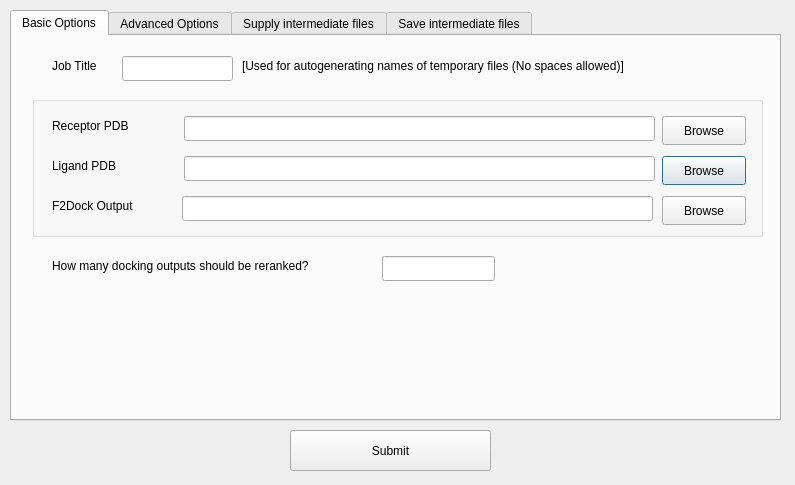
<ui version="4.0" >
 <class>rerankUI</class>
 <widget class="QDialog" name="rerankUI" >
  <property name="geometry" >
   <rect>
    <x>0</x>
    <y>0</y>
    <width>795</width>
    <height>485</height>
   </rect>
  </property>
  <property name="windowTitle" >
   <string>Submit Reranking Job</string>
  </property>
  <widget class="QTabWidget" name="rerankingTabs" >
   <property name="geometry" >
    <rect>
     <x>10</x>
     <y>10</y>
     <width>771</width>
     <height>411</height>
    </rect>
   </property>
   <property name="currentIndex" >
    <number>0</number>
   </property>
   <widget class="QWidget" name="tab" >
    <attribute name="title" >
     <string>Basic Options</string>
    </attribute>
    <widget class="QGroupBox" name="groupBox" >
     <property name="geometry" >
      <rect>
       <x>20</x>
       <y>60</y>
       <width>731</width>
       <height>141</height>
      </rect>
     </property>
     <property name="title" >
      <string/>
     </property>
     <widget class="QLabel" name="label" >
      <property name="geometry" >
       <rect>
        <x>20</x>
        <y>20</y>
        <width>131</width>
        <height>20</height>
       </rect>
      </property>
      <property name="whatsThis" >
       <string>Name of the PDB file for the static molecule</string>
      </property>
      <property name="text" >
       <string>Receptor PDB</string>
      </property>
     </widget>
     <widget class="QLabel" name="label_2" >
      <property name="geometry" >
       <rect>
        <x>20</x>
        <y>60</y>
        <width>131</width>
        <height>20</height>
       </rect>
      </property>
      <property name="whatsThis" >
       <string>Name of the PDB file for the moving molecule</string>
      </property>
      <property name="text" >
       <string>Ligand PDB</string>
      </property>
     </widget>
     <widget class="QLabel" name="label_3" >
      <property name="geometry" >
       <rect>
        <x>20</x>
        <y>100</y>
        <width>121</width>
        <height>20</height>
       </rect>
      </property>
      <property name="whatsThis" >
       <string>F2Dock's output. The results found in the output file is reranked in GB-rerank using GB solvation energy. Outputs from other docking software can also be reranked after converting them to a similar format. Visit our website for scripts which can perform such conversions.</string>
      </property>
      <property name="text" >
       <string>F2Dock Output</string>
      </property>
     </widget>
     <widget class="QLineEdit" name="receptorPDBTextBox" >
      <property name="geometry" >
       <rect>
        <x>152</x>
        <y>20</y>
        <width>471</width>
        <height>25</height>
       </rect>
      </property>
      <property name="readOnly" >
       <bool>false</bool>
      </property>
     </widget>
     <widget class="QPushButton" name="ligandPDBButton" >
      <property name="geometry" >
       <rect>
        <x>630</x>
        <y>60</y>
        <width>84</width>
        <height>29</height>
       </rect>
      </property>
      <property name="text" >
       <string>Browse</string>
      </property>
     </widget>
     <widget class="QLineEdit" name="ligandPDBTextBox" >
      <property name="geometry" >
       <rect>
        <x>152</x>
        <y>60</y>
        <width>471</width>
        <height>25</height>
       </rect>
      </property>
      <property name="readOnly" >
       <bool>false</bool>
      </property>
     </widget>
     <widget class="QPushButton" name="receptorPDBButton" >
      <property name="geometry" >
       <rect>
        <x>630</x>
        <y>20</y>
        <width>84</width>
        <height>29</height>
       </rect>
      </property>
      <property name="text" >
       <string>Browse</string>
      </property>
     </widget>
     <widget class="QLineEdit" name="dockingOutputTextBox" >
      <property name="geometry" >
       <rect>
        <x>150</x>
        <y>100</y>
        <width>471</width>
        <height>25</height>
       </rect>
      </property>
      <property name="readOnly" >
       <bool>true</bool>
      </property>
     </widget>
     <widget class="QPushButton" name="dockingOutputButton" >
      <property name="geometry" >
       <rect>
        <x>630</x>
        <y>100</y>
        <width>84</width>
        <height>29</height>
       </rect>
      </property>
      <property name="text" >
       <string>Browse</string>
      </property>
     </widget>
    </widget>
    <widget class="QLineEdit" name="titleTextBox" >
     <property name="geometry" >
      <rect>
       <x>110</x>
       <y>20</y>
       <width>111</width>
       <height>25</height>
      </rect>
     </property>
    </widget>
    <widget class="QLabel" name="label_4" >
     <property name="geometry" >
      <rect>
       <x>40</x>
       <y>20</y>
       <width>71</width>
       <height>20</height>
      </rect>
     </property>
     <property name="whatsThis" >
      <string>Used for autogenerating names of temporary files (No spaces allowed)</string>
     </property>
     <property name="text" >
      <string>Job Title </string>
     </property>
    </widget>
    <widget class="QLabel" name="label_5" >
     <property name="geometry" >
      <rect>
       <x>230</x>
       <y>20</y>
       <width>481</width>
       <height>20</height>
      </rect>
     </property>
     <property name="text" >
      <string>[Used for autogenerating names of temporary files (No spaces allowed)]</string>
     </property>
    </widget>
    <widget class="QLabel" name="label_6" >
     <property name="geometry" >
      <rect>
       <x>40</x>
       <y>220</y>
       <width>331</width>
       <height>20</height>
      </rect>
     </property>
     <property name="whatsThis" >
      <string>Number of docking (top) outputs to be rearanked</string>
     </property>
     <property name="text" >
      <string>How many docking outputs should be reranked?</string>
     </property>
    </widget>
    <widget class="QLineEdit" name="numSolTextBox" >
     <property name="geometry" >
      <rect>
       <x>370</x>
       <y>220</y>
       <width>113</width>
       <height>25</height>
      </rect>
     </property>
     <property name="maxLength" >
      <number>5</number>
     </property>
    </widget>
   </widget>
   <widget class="QWidget" name="tab_2" >
    <attribute name="title" >
     <string>Advanced Options</string>
    </attribute>
    <widget class="QGroupBox" name="groupBox_2" >
     <property name="geometry" >
      <rect>
       <x>20</x>
       <y>10</y>
       <width>361</width>
       <height>161</height>
      </rect>
     </property>
     <property name="title" >
      <string>Weights</string>
     </property>
     <widget class="QLabel" name="label_7" >
      <property name="geometry" >
       <rect>
        <x>20</x>
        <y>30</y>
        <width>251</width>
        <height>20</height>
       </rect>
      </property>
      <property name="whatsThis" >
       <string>See parameter description (available with the software) and/or the paper for details</string>
      </property>
      <property name="text" >
       <string>Solvation Energy (Polar) Weight</string>
      </property>
     </widget>
     <widget class="QLabel" name="label_8" >
      <property name="geometry" >
       <rect>
        <x>20</x>
        <y>70</y>
        <width>271</width>
        <height>20</height>
       </rect>
      </property>
      <property name="whatsThis" >
       <string>See parameter description (available with the software) and/or the paper for details</string>
      </property>
      <property name="text" >
       <string>Solvation Energy (Non- Polar) Weight</string>
      </property>
     </widget>
     <widget class="QLabel" name="label_9" >
      <property name="geometry" >
       <rect>
        <x>20</x>
        <y>110</y>
        <width>271</width>
        <height>20</height>
       </rect>
      </property>
      <property name="whatsThis" >
       <string>See parameter description (available with the software) and/or the paper for details</string>
      </property>
      <property name="text" >
       <string>On-the-fly Docking Score Weight (*)</string>
      </property>
     </widget>
     <widget class="QLineEdit" name="polarWeightTextBox" >
      <property name="geometry" >
       <rect>
        <x>280</x>
        <y>30</y>
        <width>61</width>
        <height>25</height>
       </rect>
      </property>
      <property name="maxLength" >
       <number>6</number>
      </property>
     </widget>
     <widget class="QLineEdit" name="nonPolarWeightTextBox" >
      <property name="geometry" >
       <rect>
        <x>280</x>
        <y>70</y>
        <width>61</width>
        <height>25</height>
       </rect>
      </property>
      <property name="maxLength" >
       <number>6</number>
      </property>
     </widget>
     <widget class="QLineEdit" name="dockWeightTextBox" >
      <property name="geometry" >
       <rect>
        <x>280</x>
        <y>110</y>
        <width>61</width>
        <height>25</height>
       </rect>
      </property>
      <property name="maxLength" >
       <number>6</number>
      </property>
     </widget>
    </widget>
    <widget class="QGroupBox" name="groupBox_3" >
     <property name="geometry" >
      <rect>
       <x>400</x>
       <y>10</y>
       <width>351</width>
       <height>161</height>
      </rect>
     </property>
     <property name="title" >
      <string>Approximation Error </string>
     </property>
     <widget class="QLabel" name="label_11" >
      <property name="geometry" >
       <rect>
        <x>20</x>
        <y>30</y>
        <width>251</width>
        <height>20</height>
       </rect>
      </property>
      <property name="whatsThis" >
       <string>See parameter description (available with the software) and/or the paper for details</string>
      </property>
      <property name="text" >
       <string>Born Radii (%) Error Bound </string>
      </property>
     </widget>
     <widget class="QLabel" name="label_12" >
      <property name="geometry" >
       <rect>
        <x>20</x>
        <y>70</y>
        <width>251</width>
        <height>20</height>
       </rect>
      </property>
      <property name="whatsThis" >
       <string>See parameter description (available with the software) and/or the paper for details</string>
      </property>
      <property name="text" >
       <string>Polarization Energy (%) Error Bound </string>
      </property>
     </widget>
     <widget class="QLineEdit" name="bornErrorTextBox" >
      <property name="geometry" >
       <rect>
        <x>270</x>
        <y>30</y>
        <width>61</width>
        <height>25</height>
       </rect>
      </property>
      <property name="maxLength" >
       <number>6</number>
      </property>
     </widget>
     <widget class="QLineEdit" name="gpolErrorTextBox" >
      <property name="geometry" >
       <rect>
        <x>270</x>
        <y>70</y>
        <width>61</width>
        <height>25</height>
       </rect>
      </property>
      <property name="maxLength" >
       <number>6</number>
      </property>
     </widget>
    </widget>
    <widget class="QLabel" name="label_10" >
     <property name="geometry" >
      <rect>
       <x>40</x>
       <y>180</y>
       <width>711</width>
       <height>21</height>
      </rect>
     </property>
     <property name="text" >
      <string>(*) F2Dock uses shape complementarity, coulombic and hydrophobicity terms by default</string>
     </property>
    </widget>
    <widget class="QPushButton" name="resetButton" >
     <property name="geometry" >
      <rect>
       <x>280</x>
       <y>220</y>
       <width>201</width>
       <height>41</height>
      </rect>
     </property>
     <property name="text" >
      <string>Reset to default</string>
     </property>
    </widget>
    <widget class="QLabel" name="label_25" >
     <property name="geometry" >
      <rect>
       <x>30</x>
       <y>290</y>
       <width>151</width>
       <height>20</height>
      </rect>
     </property>
     <property name="text" >
      <string>Reranking input file *</string>
     </property>
    </widget>
    <widget class="QLineEdit" name="rerankingInputTextBox" >
     <property name="geometry" >
      <rect>
       <x>182</x>
       <y>290</y>
       <width>471</width>
       <height>25</height>
      </rect>
     </property>
     <property name="readOnly" >
      <bool>false</bool>
     </property>
    </widget>
    <widget class="QPushButton" name="rerankingInputButton" >
     <property name="geometry" >
      <rect>
       <x>660</x>
       <y>290</y>
       <width>84</width>
       <height>29</height>
      </rect>
     </property>
     <property name="text" >
      <string>Browse</string>
     </property>
    </widget>
    <widget class="QLabel" name="label_26" >
     <property name="geometry" >
      <rect>
       <x>20</x>
       <y>320</y>
       <width>711</width>
       <height>20</height>
      </rect>
     </property>
     <property name="text" >
      <string>* [Can be used to specify any parameters, as well as to override the ones listed above.]</string>
     </property>
     <property name="alignment" >
      <set>Qt::AlignCenter</set>
     </property>
    </widget>
   </widget>
   <widget class="QWidget" name="tab_3" >
    <attribute name="title" >
     <string>Supply intermediate files</string>
    </attribute>
    <widget class="QGroupBox" name="groupBox_4" >
     <property name="geometry" >
      <rect>
       <x>20</x>
       <y>10</y>
       <width>731</width>
       <height>271</height>
      </rect>
     </property>
     <property name="title" >
      <string>(Optional) Providing these files significantly speeds up reranking</string>
     </property>
     <widget class="QLabel" name="label_15" >
      <property name="geometry" >
       <rect>
        <x>22</x>
        <y>30</y>
        <width>131</width>
        <height>20</height>
       </rect>
      </property>
      <property name="text" >
       <string>Receptor PQR</string>
      </property>
     </widget>
     <widget class="QLabel" name="label_16" >
      <property name="geometry" >
       <rect>
        <x>22</x>
        <y>70</y>
        <width>131</width>
        <height>20</height>
       </rect>
      </property>
      <property name="text" >
       <string>Ligand PQR</string>
      </property>
     </widget>
     <widget class="QLineEdit" name="receptorQuadTextBox" >
      <property name="geometry" >
       <rect>
        <x>152</x>
        <y>190</y>
        <width>471</width>
        <height>25</height>
       </rect>
      </property>
     </widget>
     <widget class="QLineEdit" name="ligandQuadTextBox" >
      <property name="geometry" >
       <rect>
        <x>152</x>
        <y>230</y>
        <width>471</width>
        <height>25</height>
       </rect>
      </property>
     </widget>
     <widget class="QPushButton" name="receptorPQRButton" >
      <property name="geometry" >
       <rect>
        <x>632</x>
        <y>30</y>
        <width>84</width>
        <height>29</height>
       </rect>
      </property>
      <property name="text" >
       <string>Browse</string>
      </property>
     </widget>
     <widget class="QLineEdit" name="ligandPQRTextBox" >
      <property name="geometry" >
       <rect>
        <x>154</x>
        <y>70</y>
        <width>471</width>
        <height>25</height>
       </rect>
      </property>
      <property name="readOnly" >
       <bool>false</bool>
      </property>
     </widget>
     <widget class="QPushButton" name="receptorRAWNButton" >
      <property name="geometry" >
       <rect>
        <x>630</x>
        <y>110</y>
        <width>84</width>
        <height>29</height>
       </rect>
      </property>
      <property name="text" >
       <string>Browse</string>
      </property>
     </widget>
     <widget class="QLabel" name="label_20" >
      <property name="geometry" >
       <rect>
        <x>20</x>
        <y>230</y>
        <width>131</width>
        <height>20</height>
       </rect>
      </property>
      <property name="text" >
       <string>Ligand QUAD</string>
      </property>
     </widget>
     <widget class="QLabel" name="label_18" >
      <property name="geometry" >
       <rect>
        <x>20</x>
        <y>150</y>
        <width>131</width>
        <height>20</height>
       </rect>
      </property>
      <property name="text" >
       <string>Ligand RAWN</string>
      </property>
     </widget>
     <widget class="QPushButton" name="ligandQuadButton" >
      <property name="geometry" >
       <rect>
        <x>630</x>
        <y>230</y>
        <width>84</width>
        <height>29</height>
       </rect>
      </property>
      <property name="text" >
       <string>Browse</string>
      </property>
     </widget>
     <widget class="QLineEdit" name="receptorRAWNTextBox" >
      <property name="geometry" >
       <rect>
        <x>152</x>
        <y>110</y>
        <width>471</width>
        <height>25</height>
       </rect>
      </property>
     </widget>
     <widget class="QLineEdit" name="receptorPQRTextBox" >
      <property name="geometry" >
       <rect>
        <x>154</x>
        <y>30</y>
        <width>471</width>
        <height>25</height>
       </rect>
      </property>
      <property name="readOnly" >
       <bool>false</bool>
      </property>
     </widget>
     <widget class="QLabel" name="label_17" >
      <property name="geometry" >
       <rect>
        <x>20</x>
        <y>110</y>
        <width>131</width>
        <height>20</height>
       </rect>
      </property>
      <property name="text" >
       <string>Receptor RAWN</string>
      </property>
     </widget>
     <widget class="QLabel" name="label_19" >
      <property name="geometry" >
       <rect>
        <x>20</x>
        <y>190</y>
        <width>131</width>
        <height>20</height>
       </rect>
      </property>
      <property name="text" >
       <string>Receptor QUAD</string>
      </property>
     </widget>
     <widget class="QPushButton" name="ligandPQRButton" >
      <property name="geometry" >
       <rect>
        <x>632</x>
        <y>70</y>
        <width>84</width>
        <height>29</height>
       </rect>
      </property>
      <property name="text" >
       <string>Browse</string>
      </property>
     </widget>
     <widget class="QPushButton" name="ligandRAWNButton" >
      <property name="geometry" >
       <rect>
        <x>630</x>
        <y>150</y>
        <width>84</width>
        <height>29</height>
       </rect>
      </property>
      <property name="text" >
       <string>Browse</string>
      </property>
     </widget>
     <widget class="QLineEdit" name="ligandRAWNTextBox" >
      <property name="geometry" >
       <rect>
        <x>152</x>
        <y>150</y>
        <width>471</width>
        <height>25</height>
       </rect>
      </property>
     </widget>
     <widget class="QPushButton" name="receptorQuadButton" >
      <property name="geometry" >
       <rect>
        <x>630</x>
        <y>190</y>
        <width>84</width>
        <height>29</height>
       </rect>
      </property>
      <property name="text" >
       <string>Browse</string>
      </property>
     </widget>
    </widget>
    <widget class="QLabel" name="label_13" >
     <property name="geometry" >
      <rect>
       <x>20</x>
       <y>300</y>
       <width>721</width>
       <height>21</height>
      </rect>
     </property>
     <property name="text" >
      <string>[See user manual for description of these file types. These can be generated and stored using the next tab]</string>
     </property>
     <property name="alignment" >
      <set>Qt::AlignCenter</set>
     </property>
    </widget>
   </widget>
   <widget class="QWidget" name="tab_4" >
    <attribute name="title" >
     <string>Save intermediate files</string>
    </attribute>
    <widget class="QGroupBox" name="groupBox_5" >
     <property name="geometry" >
      <rect>
       <x>20</x>
       <y>10</y>
       <width>731</width>
       <height>271</height>
      </rect>
     </property>
     <property name="title" >
      <string>(Optional) Save files for future use</string>
     </property>
     <widget class="QCheckBox" name="receptorPQRCheckBox" >
      <property name="geometry" >
       <rect>
        <x>20</x>
        <y>30</y>
        <width>151</width>
        <height>24</height>
       </rect>
      </property>
      <property name="text" >
       <string>Receptor PQR</string>
      </property>
     </widget>
     <widget class="QCheckBox" name="ligandPQRCheckBox" >
      <property name="geometry" >
       <rect>
        <x>20</x>
        <y>60</y>
        <width>151</width>
        <height>24</height>
       </rect>
      </property>
      <property name="text" >
       <string>Ligand PQR</string>
      </property>
     </widget>
     <widget class="QCheckBox" name="receptorRAWNCheckBox" >
      <property name="geometry" >
       <rect>
        <x>20</x>
        <y>90</y>
        <width>151</width>
        <height>24</height>
       </rect>
      </property>
      <property name="text" >
       <string>Receptor RAWN</string>
      </property>
     </widget>
     <widget class="QCheckBox" name="ligandRAWNCheckBox" >
      <property name="geometry" >
       <rect>
        <x>20</x>
        <y>120</y>
        <width>151</width>
        <height>24</height>
       </rect>
      </property>
      <property name="text" >
       <string>Ligand RAWN</string>
      </property>
     </widget>
     <widget class="QCheckBox" name="receptorQuadCheckBox" >
      <property name="geometry" >
       <rect>
        <x>20</x>
        <y>150</y>
        <width>151</width>
        <height>24</height>
       </rect>
      </property>
      <property name="text" >
       <string>Receptor QUAD</string>
      </property>
     </widget>
     <widget class="QCheckBox" name="ligandQuadCheckBox" >
      <property name="geometry" >
       <rect>
        <x>20</x>
        <y>180</y>
        <width>151</width>
        <height>24</height>
       </rect>
      </property>
      <property name="text" >
       <string>Ligand QUAD</string>
      </property>
     </widget>
    </widget>
   </widget>
  </widget>
  <widget class="QPushButton" name="submitButton" >
   <property name="geometry" >
    <rect>
     <x>290</x>
     <y>430</y>
     <width>201</width>
     <height>41</height>
    </rect>
   </property>
   <property name="text" >
    <string>Submit</string>
   </property>
  </widget>
 </widget>
 <resources/>
 <connections/>
</ui>
